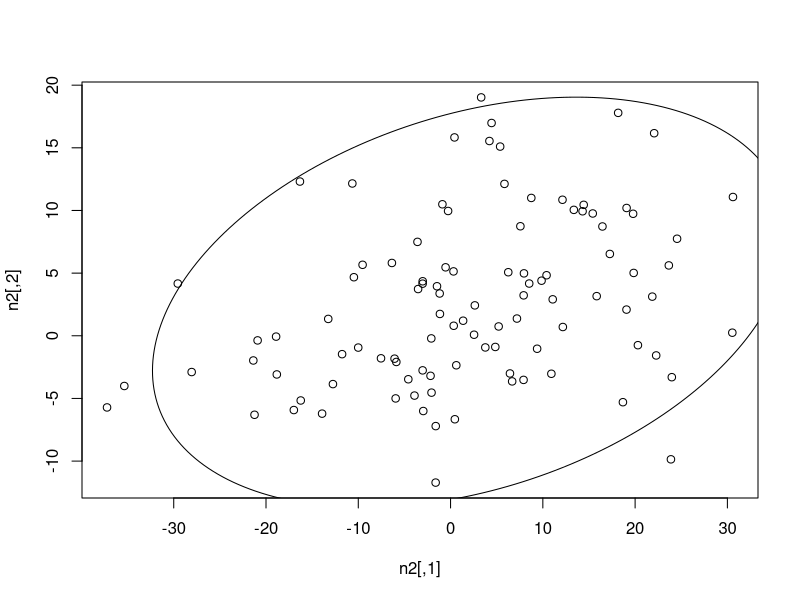

The R source for this figure:
library("mixtools")
n=100
mean=c(2,3)
sigma=matrix(c(200,33,60,36),2,2)
n2=rmvnorm(n,mean,sigma)
mean_sample=c(mean(n2[,1]),mean(n2[,2]))
cov_sample=cov(n2)
print(mean_sample)
plot(n2)
print(cov_sample)
ellipse(mean_sample,
        cov_sample,
        alpha = .05,
        npoints = 250,
        newplot = FALSE, 
        draw = TRUE)
